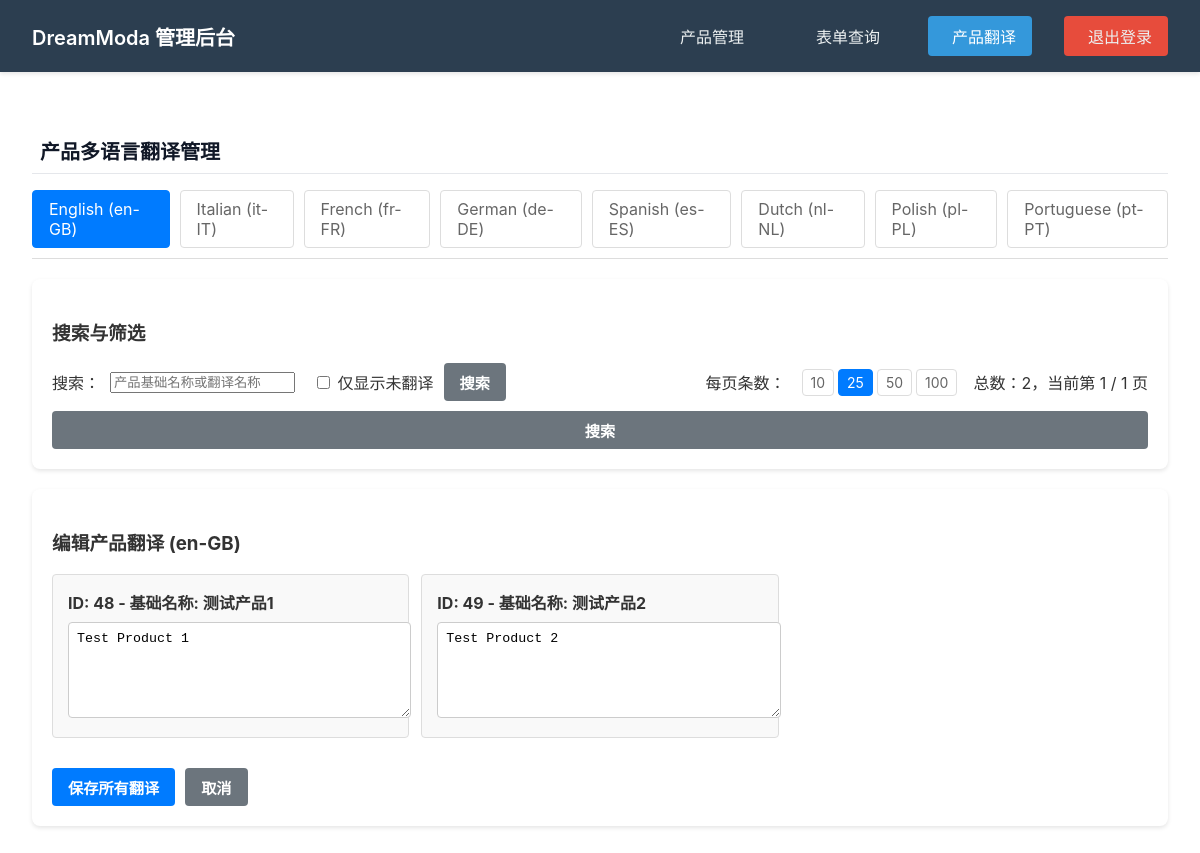
Screenshot of /scripts/dist/dreamoda-deploy-17202509-1916/backend/admin/translations.php (signed in) with the database file from the repository.
### tables this page shows
CREATE TABLE `locales` (
  `code` varchar(10) NOT NULL,
  `language_name` varchar(100) DEFAULT NULL,
  `sort_order` tinyint UNSIGNED NOT NULL DEFAULT '99'
);

CREATE TABLE `product_i18n` (
  `product_id` int UNSIGNED NOT NULL,
  `locale` varchar(10) NOT NULL,
  `name` varchar(255) NOT NULL,
  `description` text,
  `slug` varchar(255) NOT NULL,
  `status` enum('draft','review','published') NOT NULL DEFAULT 'published',
  `translation_timestamp` timestamp NULL DEFAULT CURRENT_TIMESTAMP
);

CREATE TABLE `product` (
  `id` int UNSIGNED NOT NULL COMMENT '产品ID，主键，自动增长',
  `base_name` varchar(255) NOT NULL COMMENT '产品基础名称 (例如: Blazer)',
  `description` text COMMENT '产品描述',
  `category_id` int UNSIGNED DEFAULT NULL COMMENT '外键，关联 categories 表',
  `material_id` int UNSIGNED DEFAULT NULL,
  `season_id` int DEFAULT NULL,
  `created_at` datetime DEFAULT CURRENT_TIMESTAMP COMMENT '创建时间',
  `updated_at` datetime DEFAULT NULL ON UPDATE CURRENT_TIMESTAMP COMMENT '更新时间',
  `status` enum('draft','review','published','archived') NOT NULL DEFAULT 'published'
);

### scripts/dist/dreamoda-deploy-17202509-1916/backend/api/language.php (called while the page is built, shortened)
<?php
require_once 'utils.php';
$cache_dir = __DIR__ . '/../cache/translations/';
function set_cache($cache_key, $value, $ttl = 3600) {
    global $translation_cache, $cache_expiry, $cache_dir;
    $expiry = time() + $ttl;
    $cache_file = $cache_dir . $cache_key . '.cache';
    $cache_data = [
        'value' => $value,
        'expiry' => $expiry,
        'created' => time()
    ];
}
function get_available_languages() {
    $conn = get_db_connection();
    $result = $conn->query("
        SELECT code as language_code, language_name, language_name as language_name_native,
               (sort_order = 1) as is_default
        FROM locales
        WHERE code != 'zh-CN'
        ORDER BY sort_order, language_name
    ");
    $languages = [];
    while ($row = $result->fetch_assoc()) {
        $languages[] = $row;
    }
    return $languages;
}
?>

### scripts/dist/dreamoda-deploy-17202509-1916/backend/api/utils.php (called while the page is built, shortened)
<?php
function normalize_language_code($code) {
    $conn = get_db_connection();
    $code = trim($code);
    $stmt = $conn->prepare("SELECT code FROM locales WHERE code = ? LIMIT 1");
    $stmt->bind_param('s', $code);
    $stmt->execute();
    $res = $stmt->get_result();
    $prefix = substr($code, 0, 2);
    $like = $prefix . '-%';
    $stmt2 = $conn->prepare("SELECT code FROM locales WHERE code LIKE ? ORDER BY sort_order ASC LIMIT 1");
    $stmt2->bind_param('s', $like);
    $stmt2->execute();
    $res2 = $stmt2->get_result();
    if ($res2 && ($row2 = $res2->fetch_assoc())) {
        return $row2['code'];
    }
    return get_default_locale();
}
?>

### scripts/dist/dreamoda-deploy-17202509-1916/backend/admin/translations.php (the view, shortened to what this page needs)
<?php require_once '_auth_guard.php';
require_once '../api/utils.php';
require_once '../api/language.php';
$current_lang = $_GET['lang'] ?? 'en';
$current_lang = normalize_language_code($current_lang);
$available_languages = get_available_languages();
$conn = get_db_connection();
$page_size = isset($_GET['page_size']) ? (int)$_GET['page_size'] : 25;
$page = isset($_GET['page']) ? max(1, (int)$_GET['page']) : 1;
$query_q = trim((string)($_GET['q'] ?? ''));
$only_empty = isset($_GET['only_empty']) && $_GET['only_empty'] === '1';
$sql_count = "SELECT COUNT(*) AS c
              FROM product p
              LEFT JOIN product_i18n pi ON p.id = pi.product_id AND pi.locale = ?
              WHERE 1=1";
$params = [$current_lang];
$types = 's';
$stmt_count = $conn->prepare($sql_count);
$stmt_count->bind_param($types, ...$params);
$stmt_count->execute();
$rc = $stmt_count->get_result();
$rowc = $rc->fetch_assoc();
$total_count = (int)($rowc['c'] ?? 0);
$offset = ($page - 1) * $page_size;
$sql_products = "SELECT
                    p.id AS product_id,
                    p.base_name,
                    pi.name AS translated_name
                 FROM product p
                 LEFT JOIN product_i18n pi ON p.id = pi.product_id AND pi.locale = ?
                 WHERE 1=1";
$params2 = [$current_lang];
$types2 = 's';
$sql_products .= " ORDER BY p.id LIMIT ? OFFSET ?";
$params2[] = $page_size; $params2[] = $offset; $types2 .= 'ii';
$stmt_products = $conn->prepare($sql_products);
$stmt_products->bind_param($types2, ...$params2);
$stmt_products->execute();
$result = $stmt_products->get_result();
$products = [];
while ($row = $result->fetch_assoc()) {
    $products[] = [
        'product_id' => (int)$row['product_id'],
        'base_name' => $row['base_name'],
        'translated_name' => $row['translated_name'] ?? ''
    ];
}
?>
<!DOCTYPE html>
<html lang="en">
<head>
    <link href="assets/css/base.css" rel="stylesheet">
    <link href="assets/css/dashboard.css" rel="stylesheet">
</head>
<body>
    <div class="dashboard-container">
        <nav class="admin-nav-bar">
            <div class="nav-container">
                <div class="nav-brand">
                    <h3><i class="fas fa-cogs"></i> DreamModa 管理后台</h3>
                </div>
                <ul class="nav-links">
                    <li><a href="dashboard.php" class="nav-link"><i class="fas fa-box"></i> 产品管理</a></li>
                    <li><a href="contact_messages.php" class="nav-link"><i class="fas fa-envelope"></i> 表单查询</a></li>
                    <li><a href="translations.php" class="nav-link active"><i class="fas fa-language"></i> 产品翻译</a></li>
                    <li><a href="../api/logout.php" class="nav-link logout"><i class="fas fa-sign-out-alt"></i> 退出登录</a></li>
                </ul>
            </div>
        </nav>
        <main class="main-content">
            <header class="main-header">
                <h2><i class="fas fa-language"></i> 产品多语言翻译管理</h2>
            </header>
            <div class="language-tabs">
                <?php foreach ($available_languages as $lang): ?>
                    <a href="?lang=<?php echo $lang['language_code']; ?>"
                       class="language-tab <?php echo $current_lang === $lang['language_code'] ? 'active' : ''; ?>">
                        <?php echo htmlspecialchars($lang['language_name_native']); ?>
                        (<?php echo htmlspecialchars($lang['language_code']); ?>)
                    </a>
                <?php endforeach; ?>
            </div>
            <div class="translation-form" id="search-section">
                <h3>搜索与筛选</h3>
                <form method="get" id="search-form">
                    <div class="search-controls-row" style="display: flex; align-items: center; gap: 10px; flex-wrap: wrap;">
                        <label>搜索：</label>
                        <input type="text" name="q" value="<?php echo htmlspecialchars($query_q); ?>" placeholder="产品基础名称或翻译名称">
                        <label style="margin-left:8px;">
                            <input type="checkbox" name="only_empty" value="1" <?php echo ($only_empty ? 'checked' : ''); ?> onchange="submitSearchForm()"> 仅显示未翻译
                        </label>
                        <button type="submit" class="btn btn-secondary desktop-only" onclick="submitSearchForm(event)">搜索</button>
                        <div id="desktop-page-controls" class="desktop-only" style="margin-left: auto; display: flex; align-items: center; gap: 8px;">
                            <span>每页条数：</span>
                            <div class="page-size-selector">
                                <?php foreach ([10,25,50,100] as $ps): ?>
                                    <a href="?lang=<?php echo urlencode($current_lang); ?>&page=1&page_size=<?php echo $ps; ?>&q=<?php echo urlencode($query_q); ?>&only_empty=<?php echo ($only_empty ? '1' : '0'); ?>" class="page-size-option <?php echo ($ps === $page_size ? 'active' : ''); ?>" onclick="submitPageSizeChange(event, this)"><?php echo $ps; ?></a>
                                <?php endforeach; ?>
                            </div>
                            <span class="desktop-only" style="margin-left:8px;">总数：<?php echo (int)$total_count; ?>，当前第 <?php echo (int)$page; ?> / <?php echo max(1, (int)ceil($total_count / $page_size)); ?> 页</span>
                        </div>
                        <div class="mobile-only" style="width:100%; display:flex;">
                            <button type="submit" class="btn btn-secondary" style="flex:1;">搜索</button>
                        </div>
                    </div>
                </form>
            </div>
            <form method="post" class="translation-form">
                <h3>编辑产品翻译 (<?php echo $current_lang; ?>)</h3>
                <div class="translations-grid">
                    <?php foreach ($products as $product): ?>
                        <div class="translation-item">
                            <div class="translation-key">
                                ID: <?php echo $product['product_id']; ?> -
                                基础名称: <?php echo htmlspecialchars($product['base_name']); ?>
                            </div>
                            <textarea
                                name="translations[<?php echo $product['product_id']; ?>]"
                                class="translation-text js-autosize"
                                placeholder="输入翻译内容..."
                                data-key="<?php echo $product['product_id']; ?>"
                            ><?php echo htmlspecialchars($product['translated_name']); ?></textarea>
                        </div>
                    <?php endforeach; ?>
                </div>
                <div class="action-buttons">
                    <button type="submit" class="btn btn-primary">保存所有翻译</button>
                    <a href="translations.php?lang=<?php echo $current_lang; ?>" class="btn btn-secondary">取消</a>
                </div>
            </form>
        </main>
    </div>
</body>
</html>

### scripts/dist/dreamoda-deploy-17202509-1916/backend/admin/translations.php (style rules this page uses)
.translation-form { background: white; padding: 20px; border-radius: 8px; box-shadow: 0 2px 4px rgba(0,0,0,0.1); margin-bottom: 20px; }
.translation-item { border: 1px solid #ddd; border-radius: 4px; padding: 15px; margin-bottom: 10px; background: #f9f9f9; }
.translations-grid { display: grid; grid-template-columns: repeat(3, 1fr); gap: 12px; }
.page-size-selector { display: inline-flex; gap: 4px; margin-left: 8px; }
.page-size-option { display: inline-block; padding: 4px 8px; border: 1px solid #ddd; border-radius: 4px; text-decoration: none; color: #666; background: white; font-size: 14px; }
.page-size-option.active { background: #007bff; color: white; border-color: #007bff; }
.translation-key { font-weight: bold; color: #333; margin-bottom: 8px; }
.translation-text { width: 100%; padding: 8px; border: 1px solid #ccc; border-radius: 4px; font-family: monospace; min-height: 60px; }
.language-tabs { display: flex; gap: 10px; margin-bottom: 20px; border-bottom: 1px solid #ddd; padding-bottom: 10px; }
.language-tab { padding: 8px 16px; border: 1px solid #ddd; border-radius: 4px; background: white; cursor: pointer; text-decoration: none; color: #666; }
.language-tab.active { background: #007bff; color: white; border-color: #007bff; }
.action-buttons { display: flex; gap: 10px; margin-top: 20px; }
.btn { padding: 8px 16px; border: none; border-radius: 4px; cursor: pointer; text-decoration: none; display: inline-block; }
.btn-primary { background: #007bff; color: white; }
.btn-secondary { background: #6c757d; color: white; }
.mobile-only { display: none; }
.desktop-only { display: block; }

### rows the page displays
locales: language_name "English", code "en-GB"
locales: language_name "Italian", code "it-IT"
locales: language_name "French", code "fr-FR"
locales: language_name "German", code "de-DE"
locales: language_name "Spanish", code "es-ES"
locales: language_name "Dutch", code "nl-NL"
locales: language_name "Polish", code "pl-PL"
locales: language_name "Portuguese", code "pt-PT"
product_i18n: product "48", product.base_name "测试产品1", product+name "Test Product 1"
product_i18n: product "49", product.base_name "测试产品2", product+name "Test Product 2"

### other values shown
$ps "10"
$ps "25"
$ps "50"
$ps "100"
$total_count "2"
$page "1"
max(1, (int)ceil($total_count / $page_size)) "1"
